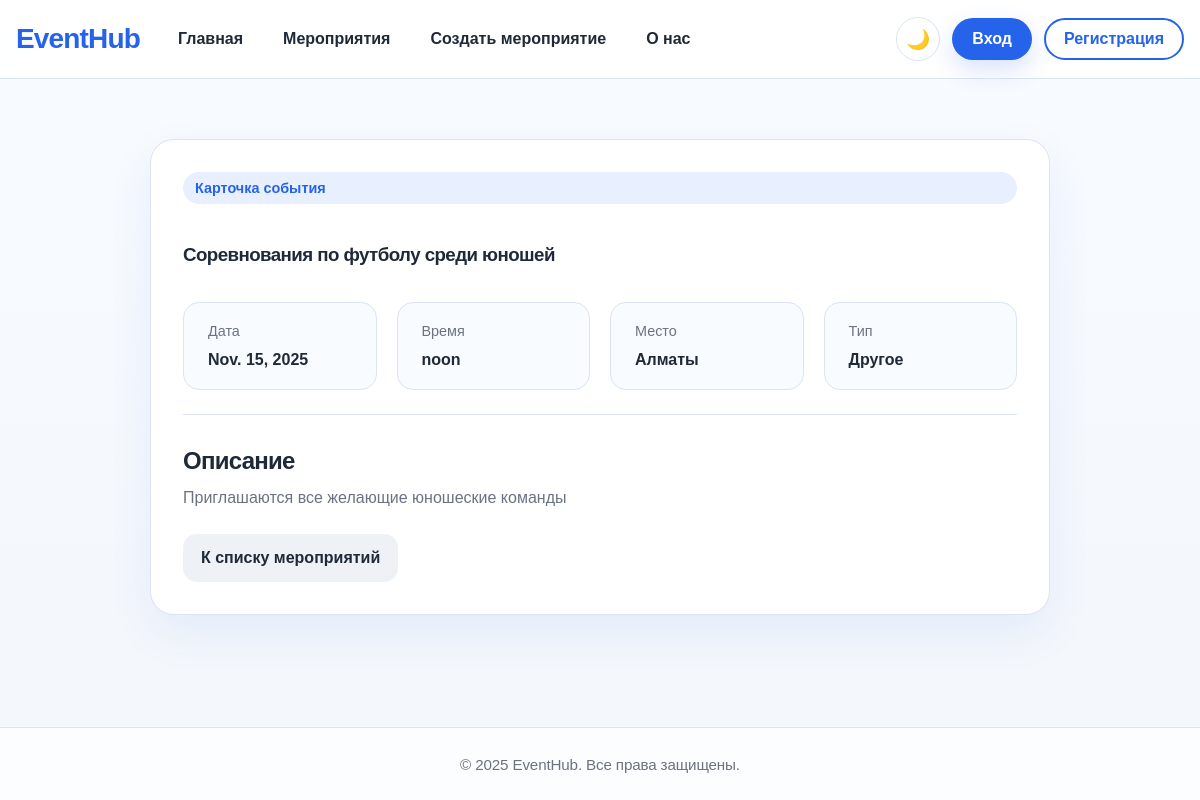
The page /Event/8/ on the database its author committed.
### Events/models.py (models this page shows, shortened)
class Event(models.Model):
    event_types = [
        ('concert', 'Концерт'),
        ('theater', 'Театр'),
        ('cinema', 'Кино'),
        ('exhibition', 'Выставка'),
        ('lecture', 'Лекция'),
        ('other', 'Другое'),
    ]
    name = models.CharField("Название", max_length=200)
    date = models.DateField(null=True, blank=True)
    time = models.TimeField(null=True, blank=True)
    location = models.CharField("Место проведения", max_length=200)
    description = models.TextField("Описание")
    event_type = models.CharField("Тип мероприятия", max_length=50, choices=event_types, default='other')
    creator = models.ForeignKey(
        User,
        on_delete=models.CASCADE,
        related_name='events',
        null=True, blank=True
    )
    created_at = models.DateTimeField(auto_now_add=True)

### Events/views.py (the view)
# urls.py: path('<int:event_id>/', views.event_detail, name='event_detail'),
def event_detail(request, event_id):
    event = get_object_or_404(Event, id=event_id)
    context = {'event': event}
    return render(request, 'Events/eventDetail.html', context)

### Events/templates/Events/eventDetail.html (shortened to what this page needs)
{% extends 'Users/base.html' %}
{% load static %}
{% block extra_css %}
    <link rel="stylesheet" href="{% static 'css/event_detail.css' %}">
{% endblock %}
{% block content %}
<section class="page-section event-detail-section">
    <div class="container detail-layout">
        <article class="content-card detail-card">
            <span class="section-badge">Карточка события</span>
            <h1>{{ event.name }}</h1>
            <div class="detail-grid event-meta">
                <div class="detail-item">
                    <span>Дата</span>
                    <strong>{{ event.date }}</strong>
                </div>
                <div class="detail-item">
                    <span>Время</span>
                    <strong>{{ event.time }}</strong>
                </div>
                <div class="detail-item">
                    <span>Место</span>
                    <strong>{{ event.location }}</strong>
                </div>
                <div class="detail-item">
                    <span>Тип</span>
                    <strong>{{ event.get_event_type_display }}</strong>
                </div>
            </div>
            <div class="detail-description">
                <h2>Описание</h2>
                <p>{{ event.description }}</p>
            </div>
            <div class="card-actions detail-actions">
                <a href="{% url 'Event:event_list' %}" class="btn btn-secondary">К списку мероприятий</a>
            </div>
        </article>
    </div>
</section>
{% endblock %}

### static/css/base.css (style rules this page uses)
:root { --bg: #f3f6fb; --surface: #ffffff; --surface-soft: #f8fbff; --text: #1f2937; --muted: #6b7280; --primary: #2563eb; --primary-dark: #1d4ed8; --danger: #dc2626; --warning: #d97706; --border: #dbe4f0; --shadow: 0 18px 45px rgba(37, 99, 235, 0.08); --radius-lg: 24px; --radius-md: 16px; --radius-sm: 12px; --container: 1180px; }
*, *::before, *::after { box-sizing: border-box; }
html { scroll-behavior: smooth; }
body { margin: 0; min-height: 100vh; display: flex; flex-direction: column; font-family: Arial, sans-serif; color: var(--text); background: linear-gradient(180deg, #f8fbff 0%, var(--bg) 100%); transition: background 0.3s ease, color 0.3s ease; }
a { color: var(--primary); text-decoration: none; }
.container { width: min(calc(100% - 32px), var(--container)); margin: 0 auto; }
.hero-section, .page-section { padding: 28px 0; }
.hero-grid, .form-layout, .detail-layout, .about-layout, .profile-layout { display: grid; gap: 24px; }
.hero-copy, .content-card, .info-card, .empty-state { background: var(--surface); border: 1px solid var(--border); border-radius: var(--radius-lg); box-shadow: var(--shadow); }
.hero-copy h1, .content-card h1, .content-card h2, .section-header h1, .section-header h2, .empty-state h3, .info-card h3 { margin: 0 0 12px; line-height: 1.15; letter-spacing: -0.03em; }
.hero-copy p, .section-lead, .muted-text, .info-card p, .detail-description p, .empty-state p, .feature-list li { color: var(--muted); line-height: 1.5; margin: 0; word-break: break-word; }
.hero-actions, .card-actions, .form-actions, .delete-actions { display: flex; gap: 16px; flex-wrap: wrap; }
.hero-panel, .content-card, .info-card, .empty-state { padding: 32px; }
.section-badge { display: inline-flex; align-items: center; min-height: 32px; padding: 0 12px; border-radius: 999px; background: #e8f0ff; color: var(--primary); font-size: 0.9rem; font-weight: 700; margin-bottom: 16px; }
.btn { display: inline-flex; align-items: center; justify-content: center; min-height: 48px; padding: 0 18px; border: 0; border-radius: 14px; font-weight: 700; cursor: pointer; transition: 0.2s ease; }
.btn-secondary { background: #eef2f7; color: var(--text); }

### static/css/event_detail.css (style rules this page uses)
.detail-layout { max-width: 900px; }
.detail-card { display: grid; gap: 24px; }
.detail-grid { display: grid; grid-template-columns: repeat(auto-fit, minmax(180px, 1fr)); gap: 20px; }
.detail-item { padding: 20px 24px; border-radius: var(--radius-md); background: var(--surface-soft); border: 1px solid var(--border); }
.detail-item span { display: block; font-size: 0.9rem; color: var(--muted); margin-bottom: 12px; }
.detail-description { border-top: 1px solid var(--border); padding-top: 32px; }

### rows shown on the page
Event: name "Соревнования по футболу среди юношей", date "Nov. 15, 2025", time "noon", location "Алматы", event_type "Другое", description "Приглашаются все желающие юношеские команды"
